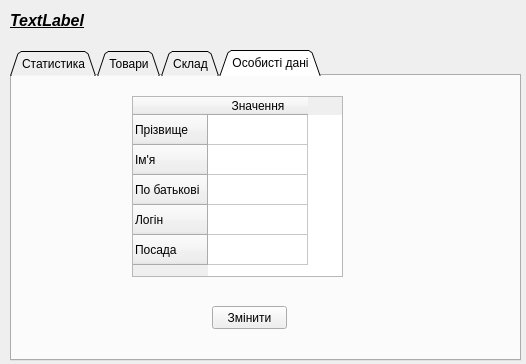
<?xml version="1.0" encoding="UTF-8"?>
<ui version="4.0">
 <class>manager</class>
 <widget class="QWidget" name="manager">
  <property name="geometry">
   <rect>
    <x>0</x>
    <y>0</y>
    <width>526</width>
    <height>364</height>
   </rect>
  </property>
  <property name="windowTitle">
   <string>Form</string>
  </property>
  <widget class="QTabWidget" name="tabWidget">
   <property name="geometry">
    <rect>
     <x>10</x>
     <y>50</y>
     <width>511</width>
     <height>311</height>
    </rect>
   </property>
   <property name="tabPosition">
    <enum>QTabWidget::North</enum>
   </property>
   <property name="tabShape">
    <enum>QTabWidget::Triangular</enum>
   </property>
   <property name="currentIndex">
    <number>3</number>
   </property>
   <property name="elideMode">
    <enum>Qt::ElideNone</enum>
   </property>
   <property name="tabsClosable">
    <bool>false</bool>
   </property>
   <property name="movable">
    <bool>false</bool>
   </property>
   <property name="tabBarAutoHide">
    <bool>false</bool>
   </property>
   <widget class="QWidget" name="statistics">
    <attribute name="title">
     <string>Статистика</string>
    </attribute>
   </widget>
   <widget class="QWidget" name="products">
    <attribute name="title">
     <string>Товари</string>
    </attribute>
    <widget class="QTabWidget" name="tabWidget_2">
     <property name="geometry">
      <rect>
       <x>0</x>
       <y>0</y>
       <width>511</width>
       <height>301</height>
      </rect>
     </property>
     <property name="currentIndex">
      <number>1</number>
     </property>
     <widget class="QWidget" name="add">
      <attribute name="title">
       <string>Додати</string>
      </attribute>
      <widget class="QLabel" name="label_5">
       <property name="geometry">
        <rect>
         <x>100</x>
         <y>0</y>
         <width>301</width>
         <height>51</height>
        </rect>
       </property>
       <property name="styleSheet">
        <string notr="true"/>
       </property>
       <property name="text">
        <string>&lt;html&gt;&lt;head/&gt;&lt;body&gt;&lt;p&gt;&lt;span style=&quot; font-size:16pt; font-weight:600; font-style:italic;&quot;&gt;Додавання нового товару&lt;/span&gt;&lt;/p&gt;&lt;/body&gt;&lt;/html&gt;</string>
       </property>
      </widget>
      <widget class="QSplitter" name="splitter_7">
       <property name="geometry">
        <rect>
         <x>140</x>
         <y>70</y>
         <width>221</width>
         <height>81</height>
        </rect>
       </property>
       <property name="orientation">
        <enum>Qt::Horizontal</enum>
       </property>
       <widget class="QWidget" name="layoutWidget">
        <layout class="QVBoxLayout" name="verticalLayout">
         <item>
          <widget class="QLabel" name="label_3">
           <property name="text">
            <string>&lt;html&gt;&lt;head/&gt;&lt;body&gt;&lt;p&gt;&lt;span style=&quot; font-size:12pt;&quot;&gt;Назва&lt;/span&gt;&lt;/p&gt;&lt;/body&gt;&lt;/html&gt;</string>
           </property>
          </widget>
         </item>
         <item>
          <widget class="QLabel" name="label_4">
           <property name="text">
            <string>&lt;html&gt;&lt;head/&gt;&lt;body&gt;&lt;p&gt;&lt;span style=&quot; font-size:12pt;&quot;&gt;Фото&lt;/span&gt;&lt;/p&gt;&lt;/body&gt;&lt;/html&gt;</string>
           </property>
          </widget>
         </item>
        </layout>
       </widget>
       <widget class="QWidget" name="layoutWidget_2">
        <layout class="QVBoxLayout" name="verticalLayout_2">
         <item>
          <widget class="QLineEdit" name="TName">
           <property name="styleSheet">
            <string notr="true">font: 75 italic 12pt &quot;MS Shell Dlg 2&quot;;</string>
           </property>
          </widget>
         </item>
         <item>
          <widget class="QLineEdit" name="TPhoto">
           <property name="styleSheet">
            <string notr="true">font: 75 italic 12pt &quot;MS Shell Dlg 2&quot;;</string>
           </property>
          </widget>
         </item>
        </layout>
       </widget>
      </widget>
      <widget class="QPushButton" name="pushButton">
       <property name="geometry">
        <rect>
         <x>220</x>
         <y>190</y>
         <width>75</width>
         <height>23</height>
        </rect>
       </property>
       <property name="text">
        <string>Додати</string>
       </property>
      </widget>
     </widget>
     <widget class="QWidget" name="set_properties">
      <attribute name="title">
       <string>Задати властивість</string>
      </attribute>
      <widget class="QPushButton" name="Enter">
       <property name="geometry">
        <rect>
         <x>190</x>
         <y>180</y>
         <width>75</width>
         <height>23</height>
        </rect>
       </property>
       <property name="text">
        <string>Додати</string>
       </property>
      </widget>
      <widget class="QSplitter" name="splitter_3">
       <property name="geometry">
        <rect>
         <x>50</x>
         <y>10</y>
         <width>351</width>
         <height>41</height>
        </rect>
       </property>
       <property name="orientation">
        <enum>Qt::Horizontal</enum>
       </property>
       <widget class="QSplitter" name="splitter">
        <property name="orientation">
         <enum>Qt::Vertical</enum>
        </property>
        <widget class="QLabel" name="label">
         <property name="text">
          <string>&lt;html&gt;&lt;head/&gt;&lt;body&gt;&lt;p&gt;&lt;span style=&quot; font-size:10pt;&quot;&gt;Назва товару&lt;/span&gt;&lt;/p&gt;&lt;/body&gt;&lt;/html&gt;</string>
         </property>
        </widget>
        <widget class="QComboBox" name="CName"/>
       </widget>
       <widget class="QSplitter" name="splitter_2">
        <property name="orientation">
         <enum>Qt::Vertical</enum>
        </property>
        <widget class="QLabel" name="label_2">
         <property name="text">
          <string>&lt;html&gt;&lt;head/&gt;&lt;body&gt;&lt;p&gt;&lt;span style=&quot; font-size:10pt;&quot;&gt;Властивість&lt;/span&gt;&lt;/p&gt;&lt;/body&gt;&lt;/html&gt;</string>
         </property>
        </widget>
        <widget class="QComboBox" name="CProperties">
         <property name="frame">
          <bool>true</bool>
         </property>
        </widget>
       </widget>
      </widget>
      <widget class="QSplitter" name="splitter_6">
       <property name="geometry">
        <rect>
         <x>90</x>
         <y>80</y>
         <width>281</width>
         <height>51</height>
        </rect>
       </property>
       <property name="orientation">
        <enum>Qt::Horizontal</enum>
       </property>
       <widget class="QSplitter" name="splitter_5">
        <property name="orientation">
         <enum>Qt::Vertical</enum>
        </property>
        <widget class="QLabel" name="LProperties">
         <property name="text">
          <string>&lt;html&gt;&lt;head/&gt;&lt;body&gt;&lt;p&gt;&lt;span style=&quot; font-size:12pt;&quot;&gt;Назва&lt;/span&gt;&lt;/p&gt;&lt;/body&gt;&lt;/html&gt;</string>
         </property>
        </widget>
        <widget class="QLabel" name="LValue">
         <property name="text">
          <string>&lt;html&gt;&lt;head/&gt;&lt;body&gt;&lt;p&gt;&lt;span style=&quot; font-size:12pt;&quot;&gt;Значення&lt;/span&gt;&lt;/p&gt;&lt;/body&gt;&lt;/html&gt;</string>
         </property>
        </widget>
       </widget>
       <widget class="QSplitter" name="splitter_4">
        <property name="orientation">
         <enum>Qt::Vertical</enum>
        </property>
        <widget class="QLineEdit" name="TProperties">
         <property name="enabled">
          <bool>true</bool>
         </property>
        </widget>
        <widget class="QLineEdit" name="TValue"/>
       </widget>
      </widget>
     </widget>
    </widget>
   </widget>
   <widget class="QWidget" name="composition">
    <attribute name="title">
     <string>Склад</string>
    </attribute>
    <widget class="QTabWidget" name="tabWidget_3">
     <property name="geometry">
      <rect>
       <x>0</x>
       <y>0</y>
       <width>501</width>
       <height>291</height>
      </rect>
     </property>
     <property name="currentIndex">
      <number>1</number>
     </property>
     <widget class="QWidget" name="tab_2">
      <attribute name="title">
       <string>Додати товар</string>
      </attribute>
     </widget>
     <widget class="QWidget" name="tab_3">
      <attribute name="title">
       <string>Графік поставок</string>
      </attribute>
     </widget>
     <widget class="QWidget" name="tab_4">
      <attribute name="title">
       <string>Товари на складі</string>
      </attribute>
      <layout class="QGridLayout" name="gridLayout">
       <item row="0" column="0">
        <widget class="QTableWidget" name="tableProducts"/>
       </item>
      </layout>
     </widget>
    </widget>
   </widget>
   <widget class="QWidget" name="tab">
    <attribute name="title">
     <string>Особисті дані</string>
    </attribute>
    <widget class="QTableWidget" name="tableWidget">
     <property name="geometry">
      <rect>
       <x>120</x>
       <y>20</y>
       <width>211</width>
       <height>181</height>
      </rect>
     </property>
     <property name="styleSheet">
      <string notr="true">font: 12pt &quot;MS Shell Dlg 2&quot;;</string>
     </property>
     <row>
      <property name="text">
       <string>Прізвище</string>
      </property>
     </row>
     <row>
      <property name="text">
       <string>Ім'я</string>
      </property>
     </row>
     <row>
      <property name="text">
       <string>По батькові</string>
      </property>
     </row>
     <row>
      <property name="text">
       <string>Логін</string>
      </property>
     </row>
     <row>
      <property name="text">
       <string>Посада</string>
      </property>
     </row>
     <column>
      <property name="text">
       <string>Значення</string>
      </property>
     </column>
     <item row="0" column="0">
      <property name="text">
       <string/>
      </property>
      <property name="font">
       <font>
        <weight>75</weight>
        <italic>true</italic>
        <bold>true</bold>
       </font>
      </property>
     </item>
     <item row="1" column="0">
      <property name="text">
       <string/>
      </property>
      <property name="font">
       <font>
        <weight>75</weight>
        <italic>true</italic>
        <bold>true</bold>
       </font>
      </property>
     </item>
     <item row="2" column="0">
      <property name="text">
       <string/>
      </property>
      <property name="font">
       <font>
        <weight>75</weight>
        <italic>true</italic>
        <bold>true</bold>
       </font>
      </property>
     </item>
    </widget>
    <widget class="QPushButton" name="pushButton_2">
     <property name="geometry">
      <rect>
       <x>200</x>
       <y>230</y>
       <width>75</width>
       <height>23</height>
      </rect>
     </property>
     <property name="text">
      <string>Змінити</string>
     </property>
    </widget>
   </widget>
  </widget>
  <widget class="QLabel" name="LName">
   <property name="geometry">
    <rect>
     <x>10</x>
     <y>10</y>
     <width>501</width>
     <height>21</height>
    </rect>
   </property>
   <property name="text">
    <string>&lt;html&gt;&lt;head/&gt;&lt;body&gt;&lt;p&gt;&lt;span style=&quot; font-size:12pt; font-weight:600; font-style:italic; text-decoration: underline;&quot;&gt;TextLabel&lt;/span&gt;&lt;/p&gt;&lt;/body&gt;&lt;/html&gt;</string>
   </property>
  </widget>
 </widget>
 <resources/>
 <connections/>
</ui>
